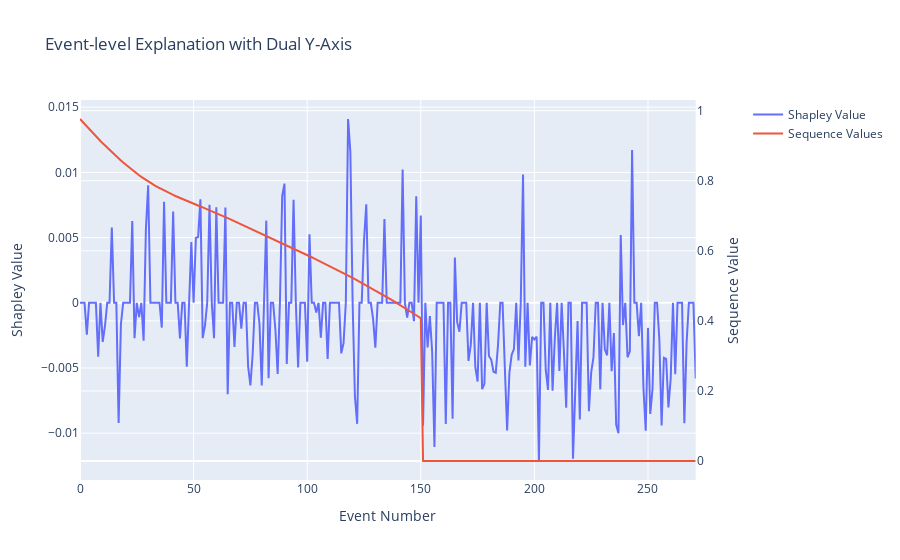

The code cell stored with this chart in its notebook:
### Code cell
import plotly.graph_objects as go
from plotly.subplots import make_subplots


# Extract numeric event number from the Event column
event_explanation['Event Number'] = event_explanation['Event'].str.extract(r'Event (\d+)').astype(int)


sequence_line = random_sequence.flatten()

# --- Create Dual Y-axis Plot ---
# Create a subplot with secondary y-axis enabled.
fig = make_subplots(specs=[[{"secondary_y": True}]])

# Add the Shapley Value trace on the primary y-axis.
fig.add_trace(
    go.Scatter(
        x=event_explanation["Event Number"],
        y=event_explanation["Shapley Value"],
        mode='lines',
        name='Shapley Value'
    ),
    secondary_y=False
)

# Add the sequence values trace on the secondary y-axis.
fig.add_trace(
    go.Scatter(
        x=event_explanation["Event Number"],
        y=sequence_line,
        mode='lines',
        name='Sequence Values'
    ),
    secondary_y=True
)

# Update layout and y-axes titles.
fig.update_layout(
    title="Event-level Explanation with Dual Y-Axis",
    xaxis_title="Event Number"
)
fig.update_yaxes(title_text="Shapley Value", secondary_y=False)
fig.update_yaxes(title_text="Sequence Value", secondary_y=True)

fig.show()

### Figure 1 — Plotly figure (JSON) as saved in the notebook; plotly's stock layout.template omitted (floating-point values rounded to 4 significant figures; data arrays with more than 128 entries replaced by an {"elided": "..."} marker saying what was removed)
{"data": [{"mode": "lines", "name": "Shapley Value", "type": "scatter", "x": {"elided": "272 int values"}, "xaxis": "x", "y": {"elided": "272 float values"}, "yaxis": "y"}, {"mode": "lines", "name": "Sequence Values", "type": "scatter", "x": {"elided": "272 int values"}, "xaxis": "x", "y": {"elided": "272 float values"}, "yaxis": "y2"}], "layout": {"title": {"text": "Event-level Explanation with Dual Y-Axis"}, "xaxis": {"anchor": "y", "domain": [0, 0.94], "title": {"text": "Event Number"}}, "yaxis": {"anchor": "x", "domain": [0, 1], "title": {"text": "Shapley Value"}}, "yaxis2": {"anchor": "x", "overlaying": "y", "side": "right", "title": {"text": "Sequence Value"}}}}
